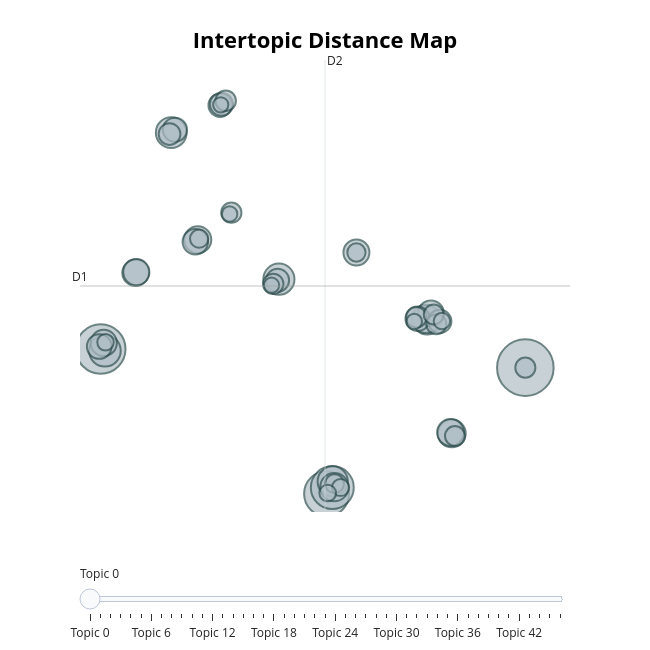

Notebook cell for this chart:
### Code cell
model.visualize_topics().show()

### Figure 1 — Plotly figure (JSON) as saved in the notebook; plotly's stock layout.template omitted (floating-point values rounded to 4 significant figures; data arrays with more than 128 entries replaced by an {"elided": "..."} marker saying what was removed)
{"data": [{"customdata": {"elided": "47x3 mixed values"}, "hovertemplate": "<b>Topic %{customdata[0]}</b><br>%{customdata[1]}<br>Size: %{customdata[2]}", "legendgroup": "", "marker": {"color": "#B0BEC5", "line": {"color": "DarkSlateGrey", "width": 2}, "size": [413, 317, 261, 238, 129, 125, 122, 118, 107, 104, 103, 100, 95, 93, 91, 89, 88, 87, 87, 84, 79, 77, 75, 70, 70, 69, 69, 61, 54, 54, 54, 53, 52, 52, 51, 51, 46, 43, 43, 38, 36, 35, 35, 31, 31, 30, 30], "sizemode": "area", "sizeref": 0.2581, "symbol": "circle"}, "mode": "markers", "name": "", "orientation": "v", "showlegend": false, "type": "scatter", "x": [18.67, -7.955, 6.205, 6.564, -7.692, 3.216, -3.535, 6.59, 12.51, 12.44, 6.691, 14.05, -1.873, 13.98, -5.769, -7.768, -5.721, 12.75, 8.075, -2.023, -8.047, 11.91, -3.301, 13.3, -0.4705, 3.132, -0.3879, -3.641, -0.1185, 11.83, 2.859, 0.2327, 13.09, 18.67, 14.25, 12.92, 6.703, -1.785, 8.075, 7.082, 6.274, 13.43, -7.655, 0.1271, 11.7, -0.4309, 2.753], "xaxis": "x", "y": [0.3769, 1.822, -9.42, -8.935, 1.687, 7.246, 18.62, -8.459, 4.066, 4.16, -8.903, -4.734, 10.31, -4.659, 7.745, 2.297, 7.795, 4.586, 9.316, 10.16, 2.018, 4.172, 18.85, 3.97, 20.75, 7.159, 20.83, 18.51, 21.1, 4.289, 6.881, 12.41, 3.748, 0.3766, -4.931, 4.503, -8.634, 10.39, 9.316, -8.932, -9.359, 3.992, 2.34, 12.3, 3.96, 20.79, 6.775], "yaxis": "y"}], "layout": {"annotations": [{"showarrow": false, "text": "D1", "x": -9.254, "y": 6.715, "yshift": 10}, {"showarrow": false, "text": "D2", "x": 6.106, "xshift": 10, "y": 24.26}], "height": 650, "hoverlabel": {"bgcolor": "white", "font": {"family": "Rockwell", "size": 16}}, "legend": {"itemsizing": "constant", "tracegroupgap": 0}, "margin": {"t": 60}, "shapes": [{"line": {"color": "#CFD8DC", "width": 2}, "type": "line", "x0": 6.106, "x1": 6.106, "y0": -10.83, "y1": 24.26}, {"line": {"color": "#9E9E9E", "width": 2}, "type": "line", "x0": -9.254, "x1": 21.47, "y0": 6.715, "y1": 6.715}], "sliders": [{"active": 0, "pad": {"t": 50}, "steps": [{"args": [{"marker.color": [["red", "#B0BEC5", "#B0BEC5", "#B0BEC5", "#B0BEC5", "#B0BEC5", "#B0BEC5", "#B0BEC5", "#B0BEC5", "#B0BEC5", "#B0BEC5", "#B0BEC5", "#B0BEC5", "#B0BEC5", "#B0BEC5", "#B0BEC5", "#B0BEC5", "#B0BEC5", "#B0BEC5", "#B0BEC5", "#B0BEC5", "#B0BEC5", "#B0BEC5", "#B0BEC5", "#B0BEC5", "#B0BEC5", "#B0BEC5", "#B0BEC5", "#B0BEC5", "#B0BEC5", "#B0BEC5", "#B0BEC5", "#B0BEC5", "#B0BEC5", "#B0BEC5", "#B0BEC5", "#B0BEC5", "#B0BEC5", "#B0BEC5", "#B0BEC5", "#B0BEC5", "#B0BEC5", "#B0BEC5", "#B0BEC5", "#B0BEC5", "#B0BEC5", "#B0BEC5"]]}], "label": "Topic 0", "method": "update"}, {"args": [{"marker.color": [["#B0BEC5", "red", "#B0BEC5", "#B0BEC5", "#B0BEC5", "#B0BEC5", "#B0BEC5", "#B0BEC5", "#B0BEC5", "#B0BEC5", "#B0BEC5", "#B0BEC5", "#B0BEC5", "#B0BEC5", "#B0BEC5", "#B0BEC5", "#B0BEC5", "#B0BEC5", "#B0BEC5", "#B0BEC5", "#B0BEC5", "#B0BEC5", "#B0BEC5", "#B0BEC5", "#B0BEC5", "#B0BEC5", "#B0BEC5", "#B0BEC5", "#B0BEC5", "#B0BEC5", "#B0BEC5", "#B0BEC5", "#B0BEC5", "#B0BEC5", "#B0BEC5", "#B0BEC5", "#B0BEC5", "#B0BEC5", "#B0BEC5", "#B0BEC5", "#B0BEC5", "#B0BEC5", "#B0BEC5", "#B0BEC5", "#B0BEC5", "#B0BEC5", "#B0BEC5"]]}], "label": "Topic 1", "method": "update"}, {"args": [{"marker.color": [["#B0BEC5", "#B0BEC5", "red", "#B0BEC5", "#B0BEC5", "#B0BEC5", "#B0BEC5", "#B0BEC5", "#B0BEC5", "#B0BEC5", "#B0BEC5", "#B0BEC5", "#B0BEC5", "#B0BEC5", "#B0BEC5", "#B0BEC5", "#B0BEC5", "#B0BEC5", "#B0BEC5", "#B0BEC5", "#B0BEC5", "#B0BEC5", "#B0BEC5", "#B0BEC5", "#B0BEC5", "#B0BEC5", "#B0BEC5", "#B0BEC5", "#B0BEC5", "#B0BEC5", "#B0BEC5", "#B0BEC5", "#B0BEC5", "#B0BEC5", "#B0BEC5", "#B0BEC5", "#B0BEC5", "#B0BEC5", "#B0BEC5", "#B0BEC5", "#B0BEC5", "#B0BEC5", "#B0BEC5", "#B0BEC5", "#B0BEC5", "#B0BEC5", "#B0BEC5"]]}], "label": "Topic 2", "method": "update"}, {"args": [{"marker.color": [["#B0BEC5", "#B0BEC5", "#B0BEC5", "red", "#B0BEC5", "#B0BEC5", "#B0BEC5", "#B0BEC5", "#B0BEC5", "#B0BEC5", "#B0BEC5", "#B0BEC5", "#B0BEC5", "#B0BEC5", "#B0BEC5", "#B0BEC5", "#B0BEC5", "#B0BEC5", "#B0BEC5", "#B0BEC5", "#B0BEC5", "#B0BEC5", "#B0BEC5", "#B0BEC5", "#B0BEC5", "#B0BEC5", "#B0BEC5", "#B0BEC5", "#B0BEC5", "#B0BEC5", "#B0BEC5", "#B0BEC5", "#B0BEC5", "#B0BEC5", "#B0BEC5", "#B0BEC5", "#B0BEC5", "#B0BEC5", "#B0BEC5", "#B0BEC5", "#B0BEC5", "#B0BEC5", "#B0BEC5", "#B0BEC5", "#B0BEC5", "#B0BEC5", "#B0BEC5"]]}], "label": "Topic 3", "method": "update"}, {"args": [{"marker.color": [["#B0BEC5", "#B0BEC5", "#B0BEC5", "#B0BEC5", "red", "#B0BEC5", "#B0BEC5", "#B0BEC5", "#B0BEC5", "#B0BEC5", "#B0BEC5", "#B0BEC5", "#B0BEC5", "#B0BEC5", "#B0BEC5", "#B0BEC5", "#B0BEC5", "#B0BEC5", "#B0BEC5", "#B0BEC5", "#B0BEC5", "#B0BEC5", "#B0BEC5", "#B0BEC5", "#B0BEC5", "#B0BEC5", "#B0BEC5", "#B0BEC5", "#B0BEC5", "#B0BEC5", "#B0BEC5", "#B0BEC5", "#B0BEC5", "#B0BEC5", "#B0BEC5", "#B0BEC5", "#B0BEC5", "#B0BEC5", "#B0BEC5", "#B0BEC5", "#B0BEC5", "#B0BEC5", "#B0BEC5", "#B0BEC5", "#B0BEC5", "#B0BEC5", "#B0BEC5"]]}], "label": "Topic 4", "method": "update"}, {"args": [{"marker.color": [["#B0BEC5", "#B0BEC5", "#B0BEC5", "#B0BEC5", "#B0BEC5", "red", "#B0BEC5", "#B0BEC5", "#B0BEC5", "#B0BEC5", "#B0BEC5", "#B0BEC5", "#B0BEC5", "#B0BEC5", "#B0BEC5", "#B0BEC5", "#B0BEC5", "#B0BEC5", "#B0BEC5", "#B0BEC5", "#B0BEC5", "#B0BEC5", "#B0BEC5", "#B0BEC5", "#B0BEC5", "#B0BEC5", "#B0BEC5", "#B0BEC5", "#B0BEC5", "#B0BEC5", "#B0BEC5", "#B0BEC5", "#B0BEC5", "#B0BEC5", "#B0BEC5", "#B0BEC5", "#B0BEC5", "#B0BEC5", "#B0BEC5", "#B0BEC5", "#B0BEC5", "#B0BEC5", "#B0BEC5", "#B0BEC5", "#B0BEC5", "#B0BEC5", "#B0BEC5"]]}], "label": "Topic 5", "method": "update"}, {"args": [{"marker.color": [["#B0BEC5", "#B0BEC5", "#B0BEC5", "#B0BEC5", "#B0BEC5", "#B0BEC5", "red", "#B0BEC5", "#B0BEC5", "#B0BEC5", "#B0BEC5", "#B0BEC5", "#B0BEC5", "#B0BEC5", "#B0BEC5", "#B0BEC5", "#B0BEC5", "#B0BEC5", "#B0BEC5", "#B0BEC5", "#B0BEC5", "#B0BEC5", "#B0BEC5", "#B0BEC5", "#B0BEC5", "#B0BEC5", "#B0BEC5", "#B0BEC5", "#B0BEC5", "#B0BEC5", "#B0BEC5", "#B0BEC5", "#B0BEC5", "#B0BEC5", "#B0BEC5", "#B0BEC5", "#B0BEC5", "#B0BEC5", "#B0BEC5", "#B0BEC5", "#B0BEC5", "#B0BEC5", "#B0BEC5", "#B0BEC5", "#B0BEC5", "#B0BEC5", "#B0BEC5"]]}], "label": "Topic 6", "method": "update"}, {"args": [{"marker.color": [["#B0BEC5", "#B0BEC5", "#B0BEC5", "#B0BEC5", "#B0BEC5", "#B0BEC5", "#B0BEC5", "red", "#B0BEC5", "#B0BEC5", "#B0BEC5", "#B0BEC5", "#B0BEC5", "#B0BEC5", "#B0BEC5", "#B0BEC5", "#B0BEC5", "#B0BEC5", "#B0BEC5", "#B0BEC5", "#B0BEC5", "#B0BEC5", "#B0BEC5", "#B0BEC5", "#B0BEC5", "#B0BEC5", "#B0BEC5", "#B0BEC5", "#B0BEC5", "#B0BEC5", "#B0BEC5", "#B0BEC5", "#B0BEC5", "#B0BEC5", "#B0BEC5", "#B0BEC5", "#B0BEC5", "#B0BEC5", "#B0BEC5", "#B0BEC5", "#B0BEC5", "#B0BEC5", "#B0BEC5", "#B0BEC5", "#B0BEC5", "#B0BEC5", "#B0BEC5"]]}], "label": "Topic 7", "method": "update"}, {"args": [{"marker.color": [["#B0BEC5", "#B0BEC5", "#B0BEC5", "#B0BEC5", "#B0BEC5", "#B0BEC5", "#B0BEC5", "#B0BEC5", "red", "#B0BEC5", "#B0BEC5", "#B0BEC5", "#B0BEC5", "#B0BEC5", "#B0BEC5", "#B0BEC5", "#B0BEC5", "#B0BEC5", "#B0BEC5", "#B0BEC5", "#B0BEC5", "#B0BEC5", "#B0BEC5", "#B0BEC5", "#B0BEC5", "#B0BEC5", "#B0BEC5", "#B0BEC5", "#B0BEC5", "#B0BEC5", "#B0BEC5", "#B0BEC5", "#B0BEC5", "#B0BEC5", "#B0BEC5", "#B0BEC5", "#B0BEC5", "#B0BEC5", "#B0BEC5", "#B0BEC5", "#B0BEC5", "#B0BEC5", "#B0BEC5", "#B0BEC5", "#B0BEC5", "#B0BEC5", "#B0BEC5"]]}], "label": "Topic 8", "method": "update"}, {"args": [{"marker.color": [["#B0BEC5", "#B0BEC5", "#B0BEC5", "#B0BEC5", "#B0BEC5", "#B0BEC5", "#B0BEC5", "#B0BEC5", "#B0BEC5", "red", "#B0BEC5", "#B0BEC5", "#B0BEC5", "#B0BEC5", "#B0BEC5", "#B0BEC5", "#B0BEC5", "#B0BEC5", "#B0BEC5", "#B0BEC5", "#B0BEC5", "#B0BEC5", "#B0BEC5", "#B0BEC5", "#B0BEC5", "#B0BEC5", "#B0BEC5", "#B0BEC5", "#B0BEC5", "#B0BEC5", "#B0BEC5", "#B0BEC5", "#B0BEC5", "#B0BEC5", "#B0BEC5", "#B0BEC5", "#B0BEC5", "#B0BEC5", "#B0BEC5", "#B0BEC5", "#B0BEC5", "#B0BEC5", "#B0BEC5", "#B0BEC5", "#B0BEC5", "#B0BEC5", "#B0BEC5"]]}], "label": "Topic 9", "method": "update"}, {"args": [{"marker.color": [["#B0BEC5", "#B0BEC5", "#B0BEC5", "#B0BEC5", "#B0BEC5", "#B0BEC5", "#B0BEC5", "#B0BEC5", "#B0BEC5", "#B0BEC5", "red", "#B0BEC5", "#B0BEC5", "#B0BEC5", "#B0BEC5", "#B0BEC5", "#B0BEC5", "#B0BEC5", "#B0BEC5", "#B0BEC5", "#B0BEC5", "#B0BEC5", "#B0BEC5", "#B0BEC5", "#B0BEC5", "#B0BEC5", "#B0BEC5", "#B0BEC5", "#B0BEC5", "#B0BEC5", "#B0BEC5", "#B0BEC5", "#B0BEC5", "#B0BEC5", "#B0BEC5", "#B0BEC5", "#B0BEC5", "#B0BEC5", "#B0BEC5", "#B0BEC5", "#B0BEC5", "#B0BEC5", "#B0BEC5", "#B0BEC5", "#B0BEC5", "#B0BEC5", "#B0BEC5"]]}], "label": "Topic 10", "method": "update"}, {"args": [{"marker.color": [["#B0BEC5", "#B0BEC5", "#B0BEC5", "#B0BEC5", "#B0BEC5", "#B0BEC5", "#B0BEC5", "#B0BEC5", "#B0BEC5", "#B0BEC5", "#B0BEC5", "red", "#B0BEC5", "#B0BEC5", "#B0BEC5", "#B0BEC5", "#B0BEC5", "#B0BEC5", "#B0BEC5", "#B0BEC5", "#B0BEC5", "#B0BEC5", "#B0BEC5", "#B0BEC5", "#B0BEC5", "#B0BEC5", "#B0BEC5", "#B0BEC5", "#B0BEC5", "#B0BEC5", "#B0BEC5", "#B0BEC5", "#B0BEC5", "#B0BEC5", "#B0BEC5", "#B0BEC5", "#B0BEC5", "#B0BEC5", "#B0BEC5", "#B0BEC5", "#B0BEC5", "#B0BEC5", "#B0BEC5", "#B0BEC5", "#B0BEC5", "#B0BEC5", "#B0BEC5"]]}], "label": "Topic 11", "method": "update"}, {"args": [{"marker.color": [["#B0BEC5", "#B0BEC5", "#B0BEC5", "#B0BEC5", "#B0BEC5", "#B0BEC5", "#B0BEC5", "#B0BEC5", "#B0BEC5", "#B0BEC5", "#B0BEC5", "#B0BEC5", "red", "#B0BEC5", "#B0BEC5", "#B0BEC5", "#B0BEC5", "#B0BEC5", "#B0BEC5", "#B0BEC5", "#B0BEC5", "#B0BEC5", "#B0BEC5", "#B0BEC5", "#B0BEC5", "#B0BEC5", "#B0BEC5", "#B0BEC5", "#B0BEC5", "#B0BEC5", "#B0BEC5", "#B0BEC5", "#B0BEC5", "#B0BEC5", "#B0BEC5", "#B0BEC5", "#B0BEC5", "#B0BEC5", "#B0BEC5", "#B0BEC5", "#B0BEC5", "#B0BEC5", "#B0BEC5", "#B0BEC5", "#B0BEC5", "#B0BEC5", "#B0BEC5"]]}], "label": "Topic 12", "method": "update"}, {"args": [{"marker.color": [["#B0BEC5", "#B0BEC5", "#B0BEC5", "#B0BEC5", "#B0BEC5", "#B0BEC5", "#B0BEC5", "#B0BEC5", "#B0BEC5", "#B0BEC5", "#B0BEC5", "#B0BEC5", "#B0BEC5", "red", "#B0BEC5", "#B0BEC5", "#B0BEC5", "#B0BEC5", "#B0BEC5", "#B0BEC5", "#B0BEC5", "#B0BEC5", "#B0BEC5", "#B0BEC5", "#B0BEC5", "#B0BEC5", "#B0BEC5", "#B0BEC5", "#B0BEC5", "#B0BEC5", "#B0BEC5", "#B0BEC5", "#B0BEC5", "#B0BEC5", "#B0BEC5", "#B0BEC5", "#B0BEC5", "#B0BEC5", "#B0BEC5", "#B0BEC5", "#B0BEC5", "#B0BEC5", "#B0BEC5", "#B0BEC5", "#B0BEC5", "#B0BEC5", "#B0BEC5"]]}], "label": "Topic 13", "method": "update"}, {"args": [{"marker.color": [["#B0BEC5", "#B0BEC5", "#B0BEC5", "#B0BEC5", "#B0BEC5", "#B0BEC5", "#B0BEC5", "#B0BEC5", "#B0BEC5", "#B0BEC5", "#B0BEC5", "#B0BEC5", "#B0BEC5", "#B0BEC5", "red", "#B0BEC5", "#B0BEC5", "#B0BEC5", "#B0BEC5", "#B0BEC5", "#B0BEC5", "#B0BEC5", "#B0BEC5", "#B0BEC5", "#B0BEC5", "#B0BEC5", "#B0BEC5", "#B0BEC5", "#B0BEC5", "#B0BEC5", "#B0BEC5", "#B0BEC5", "#B0BEC5", "#B0BEC5", "#B0BEC5", "#B0BEC5", "#B0BEC5", "#B0BEC5", "#B0BEC5", "#B0BEC5", "#B0BEC5", "#B0BEC5", "#B0BEC5", "#B0BEC5", "#B0BEC5", "#B0BEC5", "#B0BEC5"]]}], "label": "Topic 14", "method": "update"}, {"args": [{"marker.color": [["#B0BEC5", "#B0BEC5", "#B0BEC5", "#B0BEC5", "#B0BEC5", "#B0BEC5", "#B0BEC5", "#B0BEC5", "#B0BEC5", "#B0BEC5", "#B0BEC5", "#B0BEC5", "#B0BEC5", "#B0BEC5", "#B0BEC5", "red", "#B0BEC5", "#B0BEC5", "#B0BEC5", "#B0BEC5", "#B0BEC5", "#B0BEC5", "#B0BEC5", "#B0BEC5", "#B0BEC5", "#B0BEC5", "#B0BEC5", "#B0BEC5", "#B0BEC5", "#B0BEC5", "#B0BEC5", "#B0BEC5", "#B0BEC5", "#B0BEC5", "#B0BEC5", "#B0BEC5", "#B0BEC5", "#B0BEC5", "#B0BEC5", "#B0BEC5", "#B0BEC5", "#B0BEC5", "#B0BEC5", "#B0BEC5", "#B0BEC5", "#B0BEC5", "#B0BEC5"]]}], "label": "Topic 15", "method": "update"}, {"args": [{"marker.color": [["#B0BEC5", "#B0BEC5", "#B0BEC5", "#B0BEC5", "#B0BEC5", "#B0BEC5", "#B0BEC5", "#B0BEC5", "#B0BEC5", "#B0BEC5", "#B0BEC5", "#B0BEC5", "#B0BEC5", "#B0BEC5", "#B0BEC5", "#B0BEC5", "red", "#B0BEC5", "#B0BEC5", "#B0BEC5", "#B0BEC5", "#B0BEC5", "#B0BEC5", "#B0BEC5", "#B0BEC5", "#B0BEC5", "#B0BEC5", "#B0BEC5", "#B0BEC5", "#B0BEC5", "#B0BEC5", "#B0BEC5", "#B0BEC5", "#B0BEC5", "#B0BEC5", "#B0BEC5", "#B0BEC5", "#B0BEC5", "#B0BEC5", "#B0BEC5", "#B0BEC5", "#B0BEC5", "#B0BEC5", "#B0BEC5", "#B0BEC5", "#B0BEC5", "#B0BEC5"]]}], "label": "Topic 16", "method": "update"}, {"args": [{"marker.color": [["#B0BEC5", "#B0BEC5", "#B0BEC5", "#B0BEC5", "#B0BEC5", "#B0BEC5", "#B0BEC5", "#B0BEC5", "#B0BEC5", "#B0BEC5", "#B0BEC5", "#B0BEC5", "#B0BEC5", "#B0BEC5", "#B0BEC5", "#B0BEC5", "#B0BEC5", "red", "#B0BEC5", "#B0BEC5", "#B0BEC5", "#B0BEC5", "#B0BEC5", "#B0BEC5", "#B0BEC5", "#B0BEC5", "#B0BEC5", "#B0BEC5", "#B0BEC5", "#B0BEC5", "#B0BEC5", "#B0BEC5", "#B0BEC5", "#B0BEC5", "#B0BEC5", "#B0BEC5", "#B0BEC5", "#B0BEC5", "#B0BEC5", "#B0BEC5", "#B0BEC5", "#B0BEC5", "#B0BEC5", "#B0BEC5", "#B0BEC5", "#B0BEC5", "#B0BEC5"]]}], "label": "Topic 17", "method": "update"}, {"args": [{"marker.color": [["#B0BEC5", "#B0BEC5", "#B0BEC5", "#B0BEC5", "#B0BEC5", "#B0BEC5", "#B0BEC5", "#B0BEC5", "#B0BEC5", "#B0BEC5", "#B0BEC5", "#B0BEC5", "#B0BEC5", "#B0BEC5", "#B0BEC5", "#B0BEC5", "#B0BEC5", "#B0BEC5", "red", "#B0BEC5", "#B0BEC5", "#B0BEC5", "#B0BEC5", "#B0BEC5", "#B0BEC5", "#B0BEC5", "#B0BEC5", "#B0BEC5", "#B0BEC5", "#B0BEC5", "#B0BEC5", "#B0BEC5", "#B0BEC5", "#B0BEC5", "#B0BEC5", "#B0BEC5", "#B0BEC5", "#B0BEC5", "#B0BEC5", "#B0BEC5", "#B0BEC5", "#B0BEC5", "#B0BEC5", "#B0BEC5", "#B0BEC5", "#B0BEC5", "#B0BEC5"]]}], "label": "Topic 18", "method": "update"}, {"args": [{"marker.color": [["#B0BEC5", "#B0BEC5", "#B0BEC5", "#B0BEC5", "#B0BEC5", "#B0BEC5", "#B0BEC5", "#B0BEC5", "#B0BEC5", "#B0BEC5", "#B0BEC5", "#B0BEC5", "#B0BEC5", "#B0BEC5", "#B0BEC5", "#B0BEC5", "#B0BEC5", "#B0BEC5", "#B0BEC5", "red", "#B0BEC5", "#B0BEC5", "#B0BEC5", "#B0BEC5", "#B0BEC5", "#B0BEC5", "#B0BEC5", "#B0BEC5", "#B0BEC5", "#B0BEC5", "#B0BEC5", "#B0BEC5", "#B0BEC5", "#B0BEC5", "#B0BEC5", "#B0BEC5", "#B0BEC5", "#B0BEC5", "#B0BEC5", "#B0BEC5", "#B0BEC5", "#B0BEC5", "#B0BEC5", "#B0BEC5", "#B0BEC5", "#B0BEC5", "#B0BEC5"]]}], "label": "Topic 19", "method": "update"}, {"args": [{"marker.color": [["#B0BEC5", "#B0BEC5", "#B0BEC5", "#B0BEC5", "#B0BEC5", "#B0BEC5", "#B0BEC5", "#B0BEC5", "#B0BEC5", "#B0BEC5", "#B0BEC5", "#B0BEC5", "#B0BEC5", "#B0BEC5", "#B0BEC5", "#B0BEC5", "#B0BEC5", "#B0BEC5", "#B0BEC5", "#B0BEC5", "red", "#B0BEC5", "#B0BEC5", "#B0BEC5", "#B0BEC5", "#B0BEC5", "#B0BEC5", "#B0BEC5", "#B0BEC5", "#B0BEC5", "#B0BEC5", "#B0BEC5", "#B0BEC5", "#B0BEC5", "#B0BEC5", "#B0BEC5", "#B0BEC5", "#B0BEC5", "#B0BEC5", "#B0BEC5", "#B0BEC5", "#B0BEC5", "#B0BEC5", "#B0BEC5", "#B0BEC5", "#B0BEC5", "#B0BEC5"]]}], "label": "Topic 20", "method": "update"}, {"args": [{"marker.color": [["#B0BEC5", "#B0BEC5", "#B0BEC5", "#B0BEC5", "#B0BEC5", "#B0BEC5", "#B0BEC5", "#B0BEC5", "#B0BEC5", "#B0BEC5", "#B0BEC5", "#B0BEC5", "#B0BEC5", "#B0BEC5", "#B0BEC5", "#B0BEC5", "#B0BEC5", "#B0BEC5", "#B0BEC5", "#B0BEC5", "#B0BEC5", "red", "#B0BEC5", "#B0BEC5", "#B0BEC5", "#B0BEC5", "#B0BEC5", "#B0BEC5", "#B0BEC5", "#B0BEC5", "#B0BEC5", "#B0BEC5", "#B0BEC5", "#B0BEC5", "#B0BEC5", "#B0BEC5", "#B0BEC5", "#B0BEC5", "#B0BEC5", "#B0BEC5", "#B0BEC5", "#B0BEC5", "#B0BEC5", "#B0BEC5", "#B0BEC5", "#B0BEC5", "#B0BEC5"]]}], "label": "Topic 21", "method": "update"}, {"args": [{"marker.color": [["#B0BEC5", "#B0BEC5", "#B0BEC5", "#B0BEC5", "#B0BEC5", "#B0BEC5", "#B0BEC5", "#B0BEC5", "#B0BEC5", "#B0BEC5", "#B0BEC5", "#B0BEC5", "#B0BEC5", "#B0BEC5", "#B0BEC5", "#B0BEC5", "#B0BEC5", "#B0BEC5", "#B0BEC5", "#B0BEC5", "#B0BEC5", "#B0BEC5", "red", "#B0BEC5", "#B0BEC5", "#B0BEC5", "#B0BEC5", "#B0BEC5", "#B0BEC5", "#B0BEC5", "#B0BEC5", "#B0BEC5", "#B0BEC5", "#B0BEC5", "#B0BEC5", "#B0BEC5", "#B0BEC5", "#B0BEC5", "#B0BEC5", "#B0BEC5", "#B0BEC5", "#B0BEC5", "#B0BEC5", "#B0BEC5", "#B0BEC5", "#B0BEC5", "#B0BEC5"]]}], "label": "Topic 22", "method": "update"}, {"args": [{"marker.color": [["#B0BEC5", "#B0BEC5", "#B0BEC5", "#B0BEC5", "#B0BEC5", "#B0BEC5", "#B0BEC5", "#B0BEC5", "#B0BEC5", "#B0BEC5", "#B0BEC5", "#B0BEC5", "#B0BEC5", "#B0BEC5", "#B0BEC5", "#B0BEC5", "#B0BEC5", "#B0BEC5", "#B0BEC5", "#B0BEC5", "#B0BEC5", "#B0BEC5", "#B0BEC5", "red", "#B0BEC5", "#B0BEC5", "#B0BEC5", "#B0BEC5", "#B0BEC5", "#B0BEC5", "#B0BEC5", "#B0BEC5", "#B0BEC5", "#B0BEC5", "#B0BEC5", "#B0BEC5", "#B0BEC5", "#B0BEC5", "#B0BEC5", "#B0BEC5", "#B0BEC5", "#B0BEC5", "#B0BEC5", "#B0BEC5", "#B0BEC5", "#B0BEC5", "#B0BEC5"]]}], "label": "Topic 23", "method": "update"}, {"args": [{"marker.color": [["#B0BEC5", "#B0BEC5", "#B0BEC5", "#B0BEC5", "#B0BEC5", "#B0BEC5", "#B0BEC5", "#B0BEC5", "#B0BEC5", "#B0BEC5", "#B0BEC5", "#B0BEC5", "#B0BEC5", "#B0BEC5", "#B0BEC5", "#B0BEC5", "#B0BEC5", "#B0BEC5", "#B0BEC5", "#B0BEC5", "#B0BEC5", "#B0BEC5", "#B0BEC5", "#B0BEC5", "red", "#B0BEC5", "#B0BEC5", "#B0BEC5", "#B0BEC5", "#B0BEC5", "#B0BEC5", "#B0BEC5", "#B0BEC5", "#B0BEC5", "#B0BEC5", "#B0BEC5", "#B0BEC5", "#B0BEC5", "#B0BEC5", "#B0BEC5", "#B0BEC5", "#B0BEC5", "#B0BEC5", "#B0BEC5", "#B0BEC5", "#B0BEC5", "#B0BEC5"]]}], "label": "Topic 24", "method": "update"}, {"args": [{"marker.color": [["#B0BEC5", "#B0BEC5", "#B0BEC5", "#B0BEC5", "#B0BEC5", "#B0BEC5", "#B0BEC5", "#B0BEC5", "#B0BEC5", "#B0BEC5", "#B0BEC5", "#B0BEC5", "#B0BEC5", "#B0BEC5", "#B0BEC5", "#B0BEC5", "#B0BEC5", "#B0BEC5", "#B0BEC5", "#B0BEC5", "#B0BEC5", "#B0BEC5", "#B0BEC5", "#B0BEC5", "#B0BEC5", "red", "#B0BEC5", "#B0BEC5", "#B0BEC5", "#B0BEC5", "#B0BEC5", "#B0BEC5", "#B0BEC5", "#B0BEC5", "#B0BEC5", "#B0BEC5", "#B0BEC5", "#B0BEC5", "#B0BEC5", "#B0BEC5", "#B0BEC5", "#B0BEC5", "#B0BEC5", "#B0BEC5", "#B0BEC5", "#B0BEC5", "#B0BEC5"]]}], "label": "Topic 25", "method": "update"}, {"args": [{"marker.color": [["#B0BEC5", "#B0BEC5", "#B0BEC5", "#B0BEC5", "#B0BEC5", "#B0BEC5", "#B0BEC5", "#B0BEC5", "#B0BEC5", "#B0BEC5", "#B0BEC5", "#B0BEC5", "#B0BEC5", "#B0BEC5", "#B0BEC5", "#B0BEC5", "#B0BEC5", "#B0BEC5", "#B0BEC5", "#B0BEC5", "#B0BEC5", "#B0BEC5", "#B0BEC5", "#B0BEC5", "#B0BEC5", "#B0BEC5", "red", "#B0BEC5", "#B0BEC5", "#B0BEC5", "#B0BEC5", "#B0BEC5", "#B0BEC5", "#B0BEC5", "#B0BEC5", "#B0BEC5", "#B0BEC5", "#B0BEC5", "#B0BEC5", "#B0BEC5", "#B0BEC5", "#B0BEC5", "#B0BEC5", "#B0BEC5", "#B0BEC5", "#B0BEC5", "#B0BEC5"]]}], "label": "Topic 26", "method": "update"}, {"args": [{"marker.color": [["#B0BEC5", "#B0BEC5", "#B0BEC5", "#B0BEC5", "#B0BEC5", "#B0BEC5", "#B0BEC5", "#B0BEC5", "#B0BEC5", "#B0BEC5", "#B0BEC5", "#B0BEC5", "#B0BEC5", "#B0BEC5", "#B0BEC5", "#B0BEC5", "#B0BEC5", "#B0BEC5", "#B0BEC5", "#B0BEC5", "#B0BEC5", "#B0BEC5", "#B0BEC5", "#B0BEC5", "#B0BEC5", "#B0BEC5", "#B0BEC5", "red", "#B0BEC5", "#B0BEC5", "#B0BEC5", "#B0BEC5", "#B0BEC5", "#B0BEC5", "#B0BEC5", "#B0BEC5", "#B0BEC5", "#B0BEC5", "#B0BEC5", "#B0BEC5", "#B0BEC5", "#B0BEC5", "#B0BEC5", "#B0BEC5", "#B0BEC5", "#B0BEC5", "#B0BEC5"]]}], "label": "Topic 27", "method": "update"}, {"args": [{"marker.color": [["#B0BEC5", "#B0BEC5", "#B0BEC5", "#B0BEC5", "#B0BEC5", "#B0BEC5", "#B0BEC5", "#B0BEC5", "#B0BEC5", "#B0BEC5", "#B0BEC5", "#B0BEC5", "#B0BEC5", "#B0BEC5", "#B0BEC5", "#B0BEC5", "#B0BEC5", "#B0BEC5", "#B0BEC5", "#B0BEC5", "#B0BEC5", "#B0BEC5", "#B0BEC5", "#B0BEC5", "#B0BEC5", "#B0BEC5", "#B0BEC5", "#B0BEC5", "red", "#B0BEC5", "#B0BEC5", "#B0BEC5", "#B0BEC5", "#B0BEC5", "#B0BEC5", "#B0BEC5", "#B0BEC5", "#B0BEC5", "#B0BEC5", "#B0BEC5", "#B0BEC5", "#B0BEC5", "#B0BEC5", "#B0BEC5", "#B0BEC5", "#B0BEC5", "#B0BEC5"]]}], "label": "Topic 28", "method": "update"}, {"args": [{"marker.color": [["#B0BEC5", "#B0BEC5", "#B0BEC5", "#B0BEC5", "#B0BEC5", "#B0BEC5", "#B0BEC5", "#B0BEC5", "#B0BEC5", "#B0BEC5", "#B0BEC5", "#B0BEC5", "#B0BEC5", "#B0BEC5", "#B0BEC5", "#B0BEC5", "#B0BEC5", "#B0BEC5", "#B0BEC5", "#B0BEC5", "#B0BEC5", "#B0BEC5", "#B0BEC5", "#B0BEC5", "#B0BEC5", "#B0BEC5", "#B0BEC5", "#B0BEC5", "#B0BEC5", "red", "#B0BEC5", "#B0BEC5", "#B0BEC5", "#B0BEC5", "#B0BEC5", "#B0BEC5", "#B0BEC5", "#B0BEC5", "#B0BEC5", "#B0BEC5", "#B0BEC5", "#B0BEC5", "#B0BEC5", "#B0BEC5", "#B0BEC5", "#B0BEC5", "#B0BEC5"]]}], "label": "Topic 29", "method": "update"}, {"args": [{"marker.color": [["#B0BEC5", "#B0BEC5", "#B0BEC5", "#B0BEC5", "#B0BEC5", "#B0BEC5", "#B0BEC5", "#B0BEC5", "#B0BEC5", "#B0BEC5", "#B0BEC5", "#B0BEC5", "#B0BEC5", "#B0BEC5", "#B0BEC5", "#B0BEC5", "#B0BEC5", "#B0BEC5", "#B0BEC5", "#B0BEC5", "#B0BEC5", "#B0BEC5", "#B0BEC5", "#B0BEC5", "#B0BEC5", "#B0BEC5", "#B0BEC5", "#B0BEC5", "#B0BEC5", "#B0BEC5", "red", "#B0BEC5", "#B0BEC5", "#B0BEC5", "#B0BEC5", "#B0BEC5", "#B0BEC5", "#B0BEC5", "#B0BEC5", "#B0BEC5", "#B0BEC5", "#B0BEC5", "#B0BEC5", "#B0BEC5", "#B0BEC5", "#B0BEC5", "#B0BEC5"]]}], "label": "Topic 30", "method": "update"}, {"args": [{"marker.color": [["#B0BEC5", "#B0BEC5", "#B0BEC5", "#B0BEC5", "#B0BEC5", "#B0BEC5", "#B0BEC5", "#B0BEC5", "#B0BEC5", "#B0BEC5", "#B0BEC5", "#B0BEC5", "#B0BEC5", "#B0BEC5", "#B0BEC5", "#B0BEC5", "#B0BEC5", "#B0BEC5", "#B0BEC5", "#B0BEC5", "#B0BEC5", "#B0BEC5", "#B0BEC5", "#B0BEC5", "#B0BEC5", "#B0BEC5", "#B0BEC5", "#B0BEC5", "#B0BEC5", "#B0BEC5", "#B0BEC5", "red", "#B0BEC5", "#B0BEC5", "#B0BEC5", "#B0BEC5", "#B0BEC5", "#B0BEC5", "#B0BEC5", "#B0BEC5", "#B0BEC5", "#B0BEC5", "#B0BEC5", "#B0BEC5", "#B0BEC5", "#B0BEC5", "#B0BEC5"]]}], "label": "Topic 31", "method": "update"}, {"args": [{"marker.color": [["#B0BEC5", "#B0BEC5", "#B0BEC5", "#B0BEC5", "#B0BEC5", "#B0BEC5", "#B0BEC5", "#B0BEC5", "#B0BEC5", "#B0BEC5", "#B0BEC5", "#B0BEC5", "#B0BEC5", "#B0BEC5", "#B0BEC5", "#B0BEC5", "#B0BEC5", "#B0BEC5", "#B0BEC5", "#B0BEC5", "#B0BEC5", "#B0BEC5", "#B0BEC5", "#B0BEC5", "#B0BEC5", "#B0BEC5", "#B0BEC5", "#B0BEC5", "#B0BEC5", "#B0BEC5", "#B0BEC5", "#B0BEC5", "red", "#B0BEC5", "#B0BEC5", "#B0BEC5", "#B0BEC5", "#B0BEC5", "#B0BEC5", "#B0BEC5", "#B0BEC5", "#B0BEC5", "#B0BEC5", "#B0BEC5", "#B0BEC5", "#B0BEC5", "#B0BEC5"]]}], "label": "Topic 32", "method": "update"}, {"args": [{"marker.color": [["#B0BEC5", "#B0BEC5", "#B0BEC5", "#B0BEC5", "#B0BEC5", "#B0BEC5", "#B0BEC5", "#B0BEC5", "#B0BEC5", "#B0BEC5", "#B0BEC5", "#B0BEC5", "#B0BEC5", "#B0BEC5", "#B0BEC5", "#B0BEC5", "#B0BEC5", "#B0BEC5", "#B0BEC5", "#B0BEC5", "#B0BEC5", "#B0BEC5", "#B0BEC5", "#B0BEC5", "#B0BEC5", "#B0BEC5", "#B0BEC5", "#B0BEC5", "#B0BEC5", "#B0BEC5", "#B0BEC5", "#B0BEC5", "#B0BEC5", "red", "#B0BEC5", "#B0BEC5", "#B0BEC5", "#B0BEC5", "#B0BEC5", "#B0BEC5", "#B0BEC5", "#B0BEC5", "#B0BEC5", "#B0BEC5", "#B0BEC5", "#B0BEC5", "#B0BEC5"]]}], "label": "Topic 33", "method": "update"}, {"args": [{"marker.color": [["#B0BEC5", "#B0BEC5", "#B0BEC5", "#B0BEC5", "#B0BEC5", "#B0BEC5", "#B0BEC5", "#B0BEC5", "#B0BEC5", "#B0BEC5", "#B0BEC5", "#B0BEC5", "#B0BEC5", "#B0BEC5", "#B0BEC5", "#B0BEC5", "#B0BEC5", "#B0BEC5", "#B0BEC5", "#B0BEC5", "#B0BEC5", "#B0BEC5", "#B0BEC5", "#B0BEC5", "#B0BEC5", "#B0BEC5", "#B0BEC5", "#B0BEC5", "#B0BEC5", "#B0BEC5", "#B0BEC5", "#B0BEC5", "#B0BEC5", "#B0BEC5", "red", "#B0BEC5", "#B0BEC5", "#B0BEC5", "#B0BEC5", "#B0BEC5", "#B0BEC5", "#B0BEC5", "#B0BEC5", "#B0BEC5", "#B0BEC5", "#B0BEC5", "#B0BEC5"]]}], "label": "Topic 34", "method": "update"}, {"args": [{"marker.color": [["#B0BEC5", "#B0BEC5", "#B0BEC5", "#B0BEC5", "#B0BEC5", "#B0BEC5", "#B0BEC5", "#B0BEC5", "#B0BEC5", "#B0BEC5", "#B0BEC5", "#B0BEC5", "#B0BEC5", "#B0BEC5", "#B0BEC5", "#B0BEC5", "#B0BEC5", "#B0BEC5", "#B0BEC5", "#B0BEC5", "#B0BEC5", "#B0BEC5", "#B0BEC5", "#B0BEC5", "#B0BEC5", "#B0BEC5", "#B0BEC5", "#B0BEC5", "#B0BEC5", "#B0BEC5", "#B0BEC5", "#B0BEC5", "#B0BEC5", "#B0BEC5", "#B0BEC5", "red", "#B0BEC5", "#B0BEC5", "#B0BEC5", "#B0BEC5", "#B0BEC5", "#B0BEC5", "#B0BEC5", "#B0BEC5", "#B0BEC5", "#B0BEC5", "#B0BEC5"]]}], "label": "Topic 35", "method": "update"}, {"args": [{"marker.color": [["#B0BEC5", "#B0BEC5", "#B0BEC5", "#B0BEC5", "#B0BEC5", "#B0BEC5", "#B0BEC5", "#B0BEC5", "#B0BEC5", "#B0BEC5", "#B0BEC5", "#B0BEC5", "#B0BEC5", "#B0BEC5", "#B0BEC5", "#B0BEC5", "#B0BEC5", "#B0BEC5", "#B0BEC5", "#B0BEC5", "#B0BEC5", "#B0BEC5", "#B0BEC5", "#B0BEC5", "#B0BEC5", "#B0BEC5", "#B0BEC5", "#B0BEC5", "#B0BEC5", "#B0BEC5", "#B0BEC5", "#B0BEC5", "#B0BEC5", "#B0BEC5", "#B0BEC5", "#B0BEC5", "red", "#B0BEC5", "#B0BEC5", "#B0BEC5", "#B0BEC5", "#B0BEC5", "#B0BEC5", "#B0BEC5", "#B0BEC5", "#B0BEC5", "#B0BEC5"]]}], "label": "Topic 36", "method": "update"}, {"args": [{"marker.color": [["#B0BEC5", "#B0BEC5", "#B0BEC5", "#B0BEC5", "#B0BEC5", "#B0BEC5", "#B0BEC5", "#B0BEC5", "#B0BEC5", "#B0BEC5", "#B0BEC5", "#B0BEC5", "#B0BEC5", "#B0BEC5", "#B0BEC5", "#B0BEC5", "#B0BEC5", "#B0BEC5", "#B0BEC5", "#B0BEC5", "#B0BEC5", "#B0BEC5", "#B0BEC5", "#B0BEC5", "#B0BEC5", "#B0BEC5", "#B0BEC5", "#B0BEC5", "#B0BEC5", "#B0BEC5", "#B0BEC5", "#B0BEC5", "#B0BEC5", "#B0BEC5", "#B0BEC5", "#B0BEC5", "#B0BEC5", "red", "#B0BEC5", "#B0BEC5", "#B0BEC5", "#B0BEC5", "#B0BEC5", "#B0BEC5", "#B0BEC5", "#B0BEC5", "#B0BEC5"]]}], "label": "Topic 37", "method": "update"}, {"args": [{"marker.color": [["#B0BEC5", "#B0BEC5", "#B0BEC5", "#B0BEC5", "#B0BEC5", "#B0BEC5", "#B0BEC5", "#B0BEC5", "#B0BEC5", "#B0BEC5", "#B0BEC5", "#B0BEC5", "#B0BEC5", "#B0BEC5", "#B0BEC5", "#B0BEC5", "#B0BEC5", "#B0BEC5", "#B0BEC5", "#B0BEC5", "#B0BEC5", "#B0BEC5", "#B0BEC5", "#B0BEC5", "#B0BEC5", "#B0BEC5", "#B0BEC5", "#B0BEC5", "#B0BEC5", "#B0BEC5", "#B0BEC5", "#B0BEC5", "#B0BEC5", "#B0BEC5", "#B0BEC5", "#B0BEC5", "#B0BEC5", "#B0BEC5", "red", "#B0BEC5", "#B0BEC5", "#B0BEC5", "#B0BEC5", "#B0BEC5", "#B0BEC5", "#B0BEC5", "#B0BEC5"]]}], "label": "Topic 38", "method": "update"}, {"args": [{"marker.color": [["#B0BEC5", "#B0BEC5", "#B0BEC5", "#B0BEC5", "#B0BEC5", "#B0BEC5", "#B0BEC5", "#B0BEC5", "#B0BEC5", "#B0BEC5", "#B0BEC5", "#B0BEC5", "#B0BEC5", "#B0BEC5", "#B0BEC5", "#B0BEC5", "#B0BEC5", "#B0BEC5", "#B0BEC5", "#B0BEC5", "#B0BEC5", "#B0BEC5", "#B0BEC5", "#B0BEC5", "#B0BEC5", "#B0BEC5", "#B0BEC5", "#B0BEC5", "#B0BEC5", "#B0BEC5", "#B0BEC5", "#B0BEC5", "#B0BEC5", "#B0BEC5", "#B0BEC5", "#B0BEC5", "#B0BEC5", "#B0BEC5", "#B0BEC5", "red", "#B0BEC5", "#B0BEC5", "#B0BEC5", "#B0BEC5", "#B0BEC5", "#B0BEC5", "#B0BEC5"]]}], "label": "Topic 39", "method": "update"}, {"args": [{"marker.color": [["#B0BEC5", "#B0BEC5", "#B0BEC5", "#B0BEC5", "#B0BEC5", "#B0BEC5", "#B0BEC5", "#B0BEC5", "#B0BEC5", "#B0BEC5", "#B0BEC5", "#B0BEC5", "#B0BEC5", "#B0BEC5", "#B0BEC5", "#B0BEC5", "#B0BEC5", "#B0BEC5", "#B0BEC5", "#B0BEC5", "#B0BEC5", "#B0BEC5", "#B0BEC5", "#B0BEC5", "#B0BEC5", "#B0BEC5", "#B0BEC5", "#B0BEC5", "#B0BEC5", "#B0BEC5", "#B0BEC5", "#B0BEC5", "#B0BEC5", "#B0BEC5", "#B0BEC5", "#B0BEC5", "#B0BEC5", "#B0BEC5", "#B0BEC5", "#B0BEC5", "red", "#B0BEC5", "#B0BEC5", "#B0BEC5", "#B0BEC5", "#B0BEC5", "#B0BEC5"]]}], "label": "Topic 40", "method": "update"}, {"args": [{"marker.color": [["#B0BEC5", "#B0BEC5", "#B0BEC5", "#B0BEC5", "#B0BEC5", "#B0BEC5", "#B0BEC5", "#B0BEC5", "#B0BEC5", "#B0BEC5", "#B0BEC5", "#B0BEC5", "#B0BEC5", "#B0BEC5", "#B0BEC5", "#B0BEC5", "#B0BEC5", "#B0BEC5", "#B0BEC5", "#B0BEC5", "#B0BEC5", "#B0BEC5", "#B0BEC5", "#B0BEC5", "#B0BEC5", "#B0BEC5", "#B0BEC5", "#B0BEC5", "#B0BEC5", "#B0BEC5", "#B0BEC5", "#B0BEC5", "#B0BEC5", "#B0BEC5", "#B0BEC5", "#B0BEC5", "#B0BEC5", "#B0BEC5", "#B0BEC5", "#B0BEC5", "#B0BEC5", "red", "#B0BEC5", "#B0BEC5", "#B0BEC5", "#B0BEC5", "#B0BEC5"]]}], "label": "Topic 41", "method": "update"}, {"args": [{"marker.color": [["#B0BEC5", "#B0BEC5", "#B0BEC5", "#B0BEC5", "#B0BEC5", "#B0BEC5", "#B0BEC5", "#B0BEC5", "#B0BEC5", "#B0BEC5", "#B0BEC5", "#B0BEC5", "#B0BEC5", "#B0BEC5", "#B0BEC5", "#B0BEC5", "#B0BEC5", "#B0BEC5", "#B0BEC5", "#B0BEC5", "#B0BEC5", "#B0BEC5", "#B0BEC5", "#B0BEC5", "#B0BEC5", "#B0BEC5", "#B0BEC5", "#B0BEC5", "#B0BEC5", "#B0BEC5", "#B0BEC5", "#B0BEC5", "#B0BEC5", "#B0BEC5", "#B0BEC5", "#B0BEC5", "#B0BEC5", "#B0BEC5", "#B0BEC5", "#B0BEC5", "#B0BEC5", "#B0BEC5", "red", "#B0BEC5", "#B0BEC5", "#B0BEC5", "#B0BEC5"]]}], "label": "Topic 42", "method": "update"}, {"args": [{"marker.color": [["#B0BEC5", "#B0BEC5", "#B0BEC5", "#B0BEC5", "#B0BEC5", "#B0BEC5", "#B0BEC5", "#B0BEC5", "#B0BEC5", "#B0BEC5", "#B0BEC5", "#B0BEC5", "#B0BEC5", "#B0BEC5", "#B0BEC5", "#B0BEC5", "#B0BEC5", "#B0BEC5", "#B0BEC5", "#B0BEC5", "#B0BEC5", "#B0BEC5", "#B0BEC5", "#B0BEC5", "#B0BEC5", "#B0BEC5", "#B0BEC5", "#B0BEC5", "#B0BEC5", "#B0BEC5", "#B0BEC5", "#B0BEC5", "#B0BEC5", "#B0BEC5", "#B0BEC5", "#B0BEC5", "#B0BEC5", "#B0BEC5", "#B0BEC5", "#B0BEC5", "#B0BEC5", "#B0BEC5", "#B0BEC5", "red", "#B0BEC5", "#B0BEC5", "#B0BEC5"]]}], "label": "Topic 43", "method": "update"}, {"args": [{"marker.color": [["#B0BEC5", "#B0BEC5", "#B0BEC5", "#B0BEC5", "#B0BEC5", "#B0BEC5", "#B0BEC5", "#B0BEC5", "#B0BEC5", "#B0BEC5", "#B0BEC5", "#B0BEC5", "#B0BEC5", "#B0BEC5", "#B0BEC5", "#B0BEC5", "#B0BEC5", "#B0BEC5", "#B0BEC5", "#B0BEC5", "#B0BEC5", "#B0BEC5", "#B0BEC5", "#B0BEC5", "#B0BEC5", "#B0BEC5", "#B0BEC5", "#B0BEC5", "#B0BEC5", "#B0BEC5", "#B0BEC5", "#B0BEC5", "#B0BEC5", "#B0BEC5", "#B0BEC5", "#B0BEC5", "#B0BEC5", "#B0BEC5", "#B0BEC5", "#B0BEC5", "#B0BEC5", "#B0BEC5", "#B0BEC5", "#B0BEC5", "red", "#B0BEC5", "#B0BEC5"]]}], "label": "Topic 44", "method": "update"}, {"args": [{"marker.color": [["#B0BEC5", "#B0BEC5", "#B0BEC5", "#B0BEC5", "#B0BEC5", "#B0BEC5", "#B0BEC5", "#B0BEC5", "#B0BEC5", "#B0BEC5", "#B0BEC5", "#B0BEC5", "#B0BEC5", "#B0BEC5", "#B0BEC5", "#B0BEC5", "#B0BEC5", "#B0BEC5", "#B0BEC5", "#B0BEC5", "#B0BEC5", "#B0BEC5", "#B0BEC5", "#B0BEC5", "#B0BEC5", "#B0BEC5", "#B0BEC5", "#B0BEC5", "#B0BEC5", "#B0BEC5", "#B0BEC5", "#B0BEC5", "#B0BEC5", "#B0BEC5", "#B0BEC5", "#B0BEC5", "#B0BEC5", "#B0BEC5", "#B0BEC5", "#B0BEC5", "#B0BEC5", "#B0BEC5", "#B0BEC5", "#B0BEC5", "#B0BEC5", "red", "#B0BEC5"]]}], "label": "Topic 45", "method": "update"}, {"args": [{"marker.color": [["#B0BEC5", "#B0BEC5", "#B0BEC5", "#B0BEC5", "#B0BEC5", "#B0BEC5", "#B0BEC5", "#B0BEC5", "#B0BEC5", "#B0BEC5", "#B0BEC5", "#B0BEC5", "#B0BEC5", "#B0BEC5", "#B0BEC5", "#B0BEC5", "#B0BEC5", "#B0BEC5", "#B0BEC5", "#B0BEC5", "#B0BEC5", "#B0BEC5", "#B0BEC5", "#B0BEC5", "#B0BEC5", "#B0BEC5", "#B0BEC5", "#B0BEC5", "#B0BEC5", "#B0BEC5", "#B0BEC5", "#B0BEC5", "#B0BEC5", "#B0BEC5", "#B0BEC5", "#B0BEC5", "#B0BEC5", "#B0BEC5", "#B0BEC5", "#B0BEC5", "#B0BEC5", "#B0BEC5", "#B0BEC5", "#B0BEC5", "#B0BEC5", "#B0BEC5", "red"]]}], "label": "Topic 46", "method": "update"}]}], "title": {"font": {"color": "Black", "size": 22}, "text": "<b>Intertopic Distance Map</b>", "x": 0.5, "xanchor": "center", "y": 0.95, "yanchor": "top"}, "width": 650, "xaxis": {"anchor": "y", "domain": [0, 1], "range": [-9.254, 21.47], "title": {"text": ""}, "visible": false}, "yaxis": {"anchor": "x", "domain": [0, 1], "range": [-10.83, 24.26], "title": {"text": ""}, "visible": false}}}
